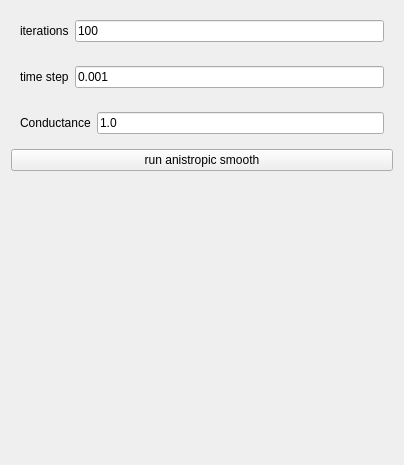
            <widget class="QWidget" name="anisotropicSmoothingPage">
             <property name="geometry">
              <rect>
               <x>0</x>
               <y>0</y>
               <width>404</width>
               <height>465</height>
              </rect>
             </property>
             <attribute name="label">
              <string>Anisotropic Smoothing</string>
             </attribute>
             <layout class="QVBoxLayout" name="verticalLayout_16">
              <item>
               <widget class="QWidget" name="widget_24" native="true">
                <layout class="QHBoxLayout" name="horizontalLayout_16">
                 <item>
                  <widget class="QLabel" name="iterationsLabel">
                   <property name="text">
                    <string>iterations</string>
                   </property>
                  </widget>
                 </item>
                 <item>
                  <widget class="QLineEdit" name="anisotropicIterationsLineEdit">
                   <property name="text">
                    <string>100</string>
                   </property>
                  </widget>
                 </item>
                </layout>
               </widget>
              </item>
              <item>
               <widget class="QWidget" name="widget_25" native="true">
                <layout class="QHBoxLayout" name="horizontalLayout_17">
                 <item>
                  <widget class="QLabel" name="anisotropicTimeStepLabel">
                   <property name="text">
                    <string>time step</string>
                   </property>
                  </widget>
                 </item>
                 <item>
                  <widget class="QLineEdit" name="anisotropicTimeStepLineEdit">
                   <property name="text">
                    <string>0.001</string>
                   </property>
                  </widget>
                 </item>
                </layout>
               </widget>
              </item>
              <item>
               <widget class="QWidget" name="widget_26" native="true">
                <layout class="QHBoxLayout" name="horizontalLayout_18">
                 <item>
                  <widget class="QLabel" name="anisotropicConductanceLabel">
                   <property name="text">
                    <string>Conductance</string>
                   </property>
                  </widget>
                 </item>
                 <item>
                  <widget class="QLineEdit" name="anisotropicConductanceLineEdit">
                   <property name="text">
                    <string>1.0</string>
                   </property>
                  </widget>
                 </item>
                </layout>
               </widget>
              </item>
              <item>
               <widget class="QPushButton" name="anisotropicButton">
                <property name="text">
                 <string>run anistropic smooth</string>
                </property>
               </widget>
              </item>
              <item>
               <spacer name="verticalSpacer_2">
                <property name="orientation">
                 <enum>Qt::Vertical</enum>
                </property>
                <property name="sizeHint" stdset="0">
                 <size>
                  <width>20</width>
                  <height>40</height>
                 </size>
                </property>
               </spacer>
              </item>
             </layout>
            </widget>
